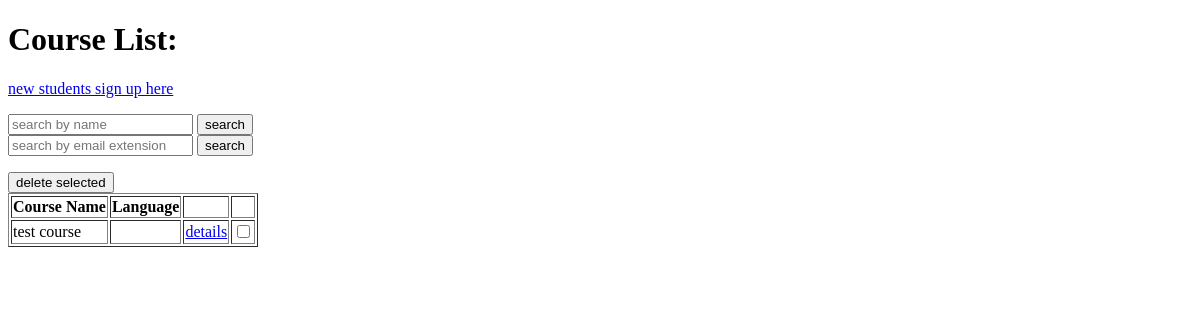
The app's page /courses, older data.
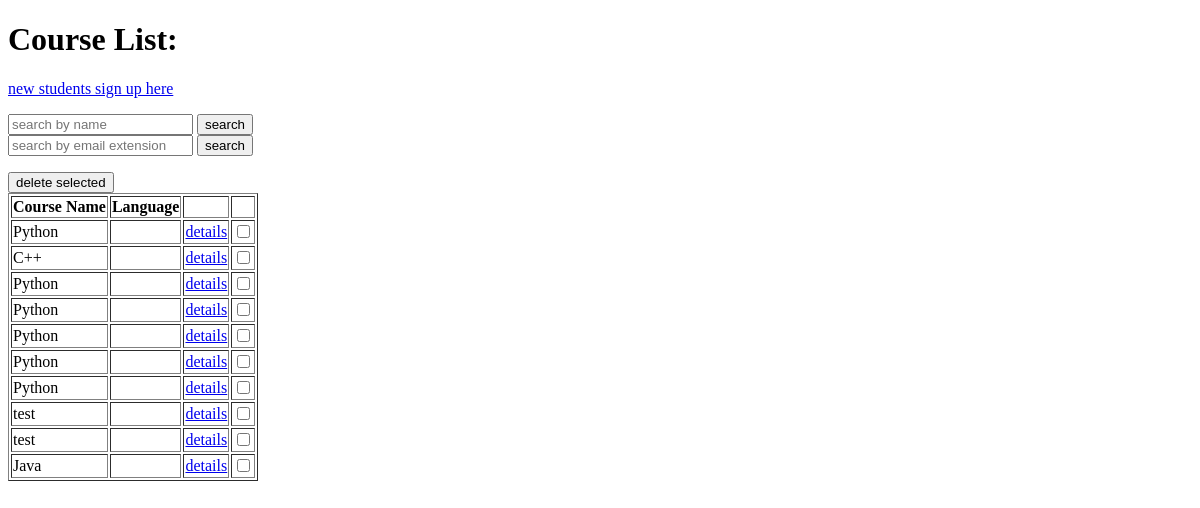
The same page, newer data.
### hello.py (models this page shows, shortened)
class Course(db.Model):
    id = db.Column('course_id', db.Integer, primary_key=True)
    name = db.Column(db.String(100))
    languages = db.relationship(
        'Language', secondary=languages, backref=db.backref('languages', lazy=True))

### hello.py (the view)
@app.route('/courses', methods=['GET', 'POST'])
def courses():
    if request.method == 'POST':
        courseForm = request.form
        course = Course(name=courseForm['name'],
                        language=courseForm.getlist('languages'))
        language_ids = [int(id) for id in course.language]
        languages = Language.query.filter(Language.id.in_(language_ids)).all()
        course.languages.extend(languages)
        db.session.add(course)
        db.session.commit()
        return redirect(url_for('courses'))
    else:
        courses = Course.query.all()
        return render_template('courses.html', courses=courses)

### templates/courses.html (shortened to what this page needs)
<!DOCTYPE html>
<html lang="en">
<head>
</head>
<body>
    <header>
        <h1> Course List:</h1>
    </header>
    <main>
        <a href="{{url_for('studentSignup')}}">new students sign up here</a>
        <div>
            <p>
                <form action="{{url_for('searchByName')}}">
                    <input type="text" placeholder="search by name" name="name"/>
                    <input type="submit" value="search"/>
                </form>
                <form action="{{url_for('searchByMailType')}}">
                    <input type="text" placeholder="search by email extension" name="emailExt"/>
                    <input type="submit" value="search"/>
                </form>
            </p>
        </div>
        <table border='1'>
            <tr>
                <th>Course Name</th>
                <th>Language</th>
                <th></th>
                <th></th>
            </tr colspan="2">
            {% if courses %}
                <form action="{{url_for("deleteCourses")}}" method="post">
                    {% for course in courses %}
                        <tr>
                            <td>{{course.name}}</td>
                            <td>{{language}}</td>
                            <td><a href="{{ url_for('course', id=course.id) }}">details</a></td>
                            <td><input type="checkbox" name="id" value={{course.id}}></td>
                        </tr>
                    {% endfor %}
                    <input type="submit" value="delete selected"/>
                </form>
            {% endif %}
        </table>
    </main>
</body>
</html>

Row changes from the older to the newer data that the page shows:
removed Course: name "test course"
added Course: name "Python"
added Course: name "C++"
added Course: name "Python"
added Course: name "Python"
added Course: name "Python"
added Course: name "Python"
added Course: name "Python"
added Course: name "test"
added Course: name "test"
added Course: name "Java"
